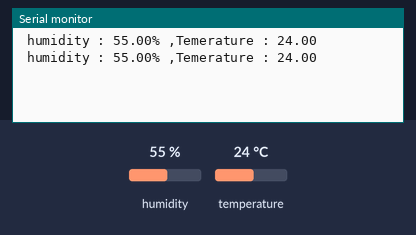
A sketch run on a simulated Arduino Uno, built with avr-gcc and run on an emulated ATmega328P. On the bench: the last lines printed to the serial monitor. Inputs (shaded band) come from the test bench; at power-on: humidity 55 %, temperature 24 °C.

Above: at 2.8 s.
2.9 s: humidity set to 22 %
At 4.4 s:
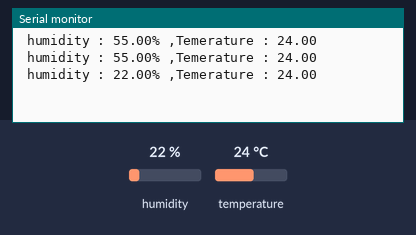
5.6 s: temperature set to 12 °C
At 7.4 s:
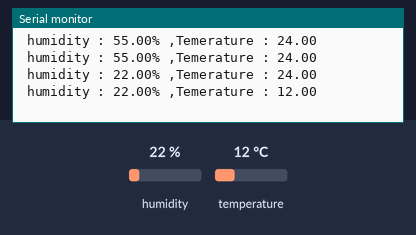
8.3 s: humidity set to 40 %
At 10.9 s:
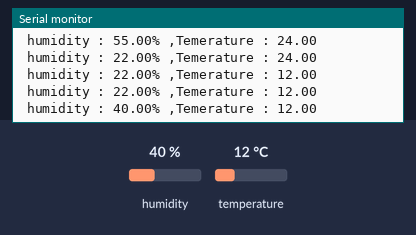
Timing chart, 0 to 12.4 s (numbered marks = the images above; inputs shaded):
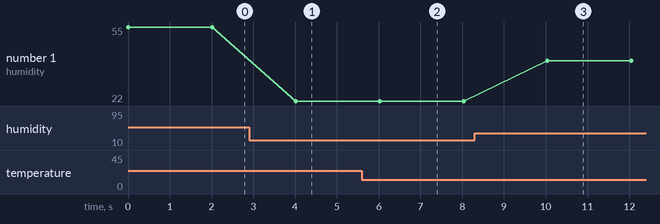

The sketch:

humidity_and_temperature_USING_DHT22.ino
```cpp
//install DHT sensor library 1.2.3V

#include <DHT.h>

DHT dht(8,DHT22);
float humidity;
float Temerature;

void setup() {
Serial.begin(9600);
dht.begin();
}

void loop() {
 humidity = dht.readHumidity();
 Temerature = dht.readTemperature();
 Serial.print("\n humidity : ");
 Serial.print(humidity);
 Serial.print("% ,Temerature : ");
 Serial.print(Temerature);
 delay(2000);
}
```

Measured:
- after the input at 2.9 s, the serial monitor: prints a new line after 1.1 s (image 1)
- after the input at 5.6 s, the serial monitor: prints a new line after 0.43 s (image 2)
- after the input at 8.3 s, the serial monitor: prints a new line after 1.7 s (image 3)
- plotted number 1: 55 → 22 after the input at 2.9 s, 22 → 40 after the input at 8.3 s
